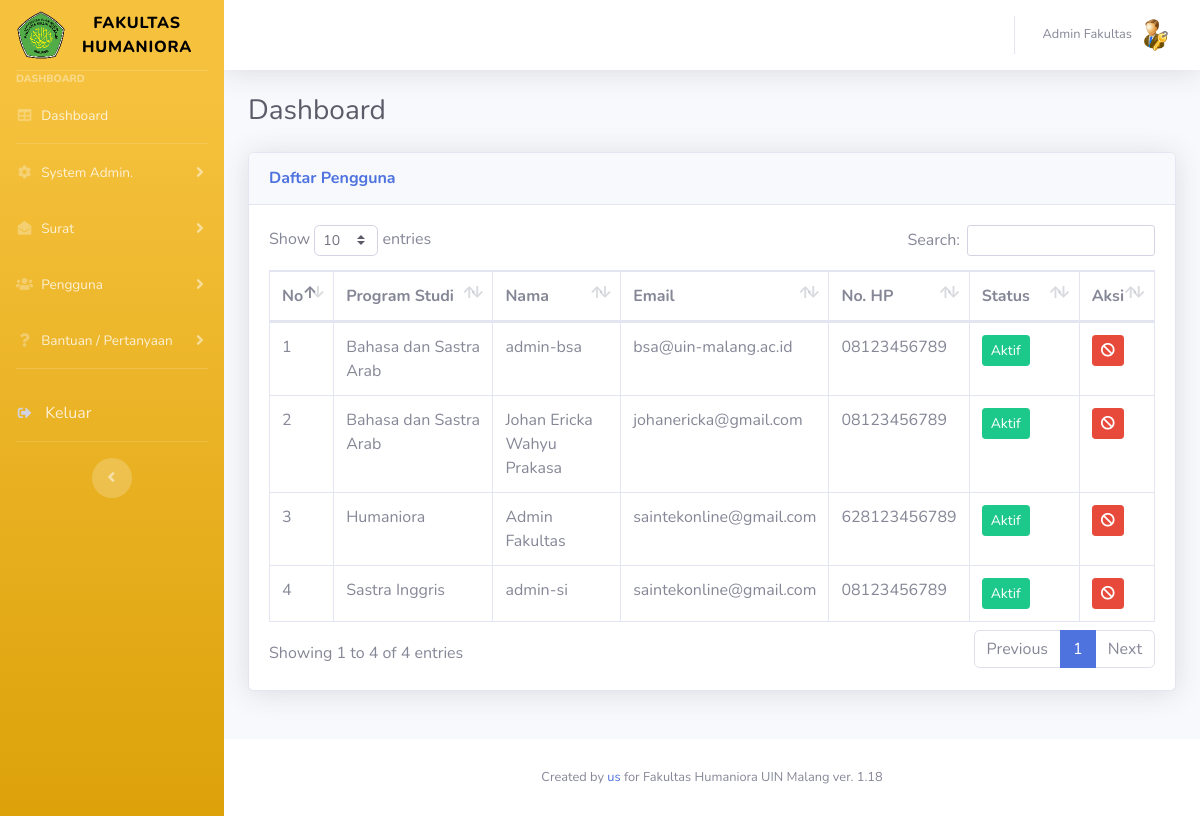
/admin/user-tampil.php (signed in), run on an earlier commit of the app's database.
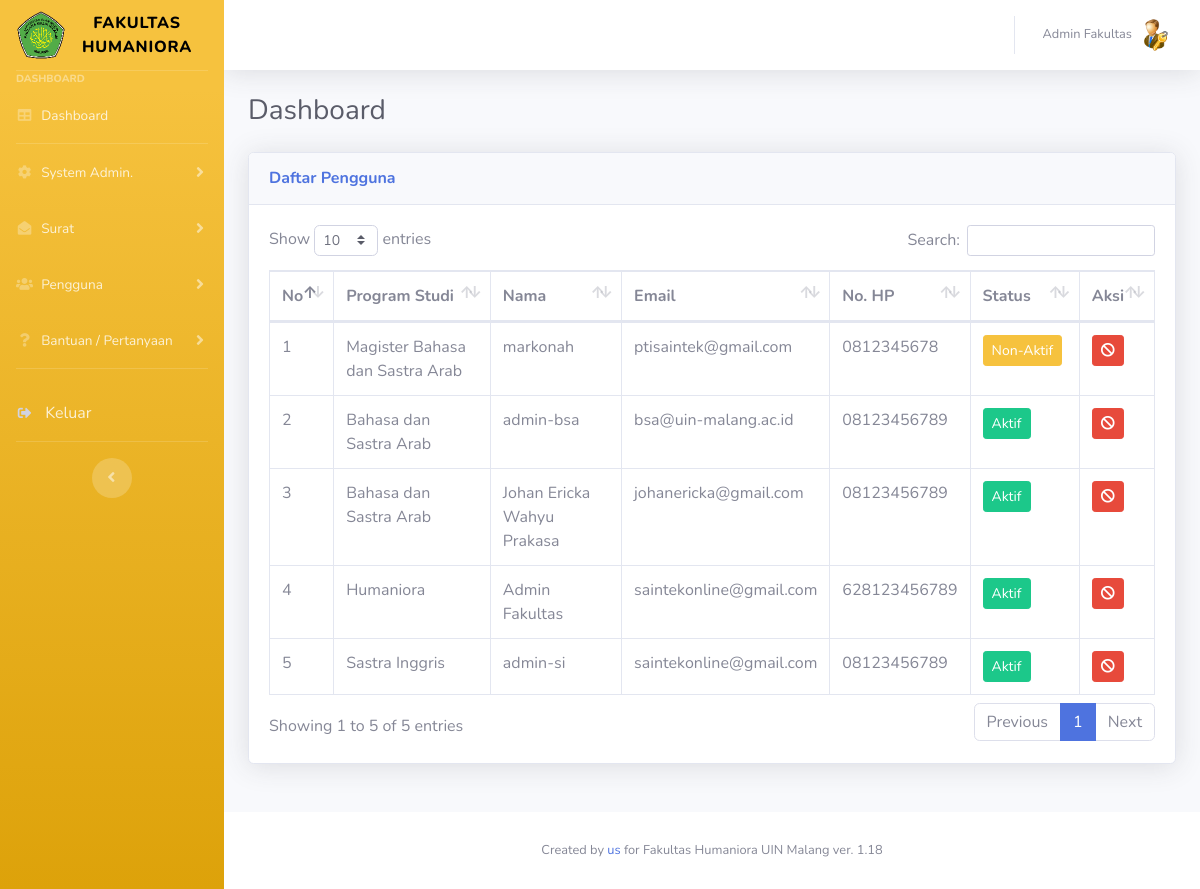
And on a later commit of the database.
### tables this page shows
CREATE TABLE IF NOT EXISTS `pengguna` (
  `no` int(11) NOT NULL AUTO_INCREMENT,
  `nama` varchar(100) DEFAULT NULL,
  `nim` varchar(20) DEFAULT NULL,
  `nohp` varchar(20) DEFAULT NULL,
  `email` varchar(100) DEFAULT NULL,
  `prodi` varchar(50) DEFAULT NULL,
  `user` varchar(50) DEFAULT NULL,
  `pass` varchar(50) DEFAULT NULL,
  `plaintext` varchar(50) DEFAULT NULL,
  `role` varchar(50) DEFAULT 'mahasiswa',
  `token` varchar(100) DEFAULT '0',
  `status` tinyint(4) DEFAULT '0',
  KEY `Index 1` (`no`)
);

### admin/user-tampil.php (the view, shortened to what the changed rows need)
<!DOCTYPE html>
<html lang="en">
<head>
    <link href="../vendor/fontawesome-free/css/all.min.css" rel="stylesheet" type="text/css">
    <link href="../css/sb-admin-2.min.css" rel="stylesheet">
    <link href="../vendor/datatables/dataTables.bootstrap4.min.css" rel="stylesheet">
</head>
<body id="page-top">
    <div id="wrapper">
        <div id="content-wrapper" class="d-flex flex-column">
            <div id="content">
                <?php
                require "../assets/topbar.php";
                ?>
                <div class="container-fluid">
                    <div class="d-sm-flex align-items-center justify-content-between mb-4">
                        <h1 class="h3 mb-0 text-gray-800">Dashboard</h1>
                    </div>
                    <div class="row">
                        <div class="col-lg-12 mb-4">
                            <div class="card shadow mb-4">
                                <div class="card-body">
                                    <div class="table-responsive">
                                        <table class="table table-bordered" id="dataTable" width="100%" cellspacing="0">
                                            <thead>
                                                <tr>
                                                    <th>No</th>
                                                    <th width="30%">Program Studi</th>
                                                    <th width="20%">Nama</th>
                                                    <th>Email</th>
                                                    <th>No. HP</th>
                                                    <th>Status</th>
                                                    <th width="10%">Aksi</th>
                                                </tr>
                                            </thead>
                                            <tbody>
                                                <?php
                                                $no = 1;
                                                $quser = mysqli_query($conn, "SELECT * FROM pengguna ORDER BY status, prodi, nama");
                                                while ($duser = mysqli_fetch_array($quser)) {
                                                    $nodata = $duser['no'];
                                                    $prodi = $duser['prodi'];
                                                    $nama = $duser['nama'];
                                                    $email = $duser['email'];
                                                    $nohp = $duser['nohp'];
                                                    $status = $duser['status'];
                                                ?>
                                                    <tr>
                                                        <td width="5%"><?= $no; ?></td>
                                                        <td width="25%"><?= $prodi; ?></td>
                                                        <td width="20%"><?= $nama; ?></td>
                                                        <td width="20%"><?= $email; ?></td>
                                                        <td width="10%"><?= $nohp; ?></td>
                                                        <td width="15%"><?php
                                                                        if ($status == 1) {
                                                                        ?>
                                                                <a class="btn btn-success btn-sm" onclick="return confirm('Edit data <?php echo $nama ?> ?')" href="user-edit.php?nodata=<?= $nodata; ?>">Aktif</a>
                                                            <?php
                                                                        } else {
                                                            ?>
                                                                <a class="btn btn-warning btn-sm" onclick="return confirm('Edit data <?php echo $nama ?> ?')" href="user-edit.php?nodata=<?= $nodata; ?>">Non-Aktif</a>
                                                            <?php
                                                                        }
                                                            ?>
                                                        </td>
                                                        <td width="5%">
                                                            <a class="btn btn-danger btn-sm" onclick="return confirm('Yakin menghapus data <?php echo $nama ?> ?')" href="user-hapus.php?nodata=<?= $nodata; ?>">
                                                                <i class="fas fa-ban"></i>
                                                            </a>
                                                        </td>
                                                    </tr>
                                                <?php
                                                    $no++;
                                                }
                                                ?>
                                            </tbody>
                                        </table>
                                    </div>
                                </div>
                            </div>
                        </div>
                    </div>
                </div>
            </div>
        </div>
    </div>
</body>
</html>

What changed in the data, as far as the page shows it:
added pengguna: prodi "Magister Bahasa dan Sastra Arab", nama "markonah", email "ptisaintek@gmail.com", nohp "0812345678"
Also different on the page:
text written by a page script: "Show entries Search: Showing 1 to 4 of 4 entries Previous 1 Next" → "Show entries Search: Showing 1 to 5 of 5 entries Previous 1 Next"
